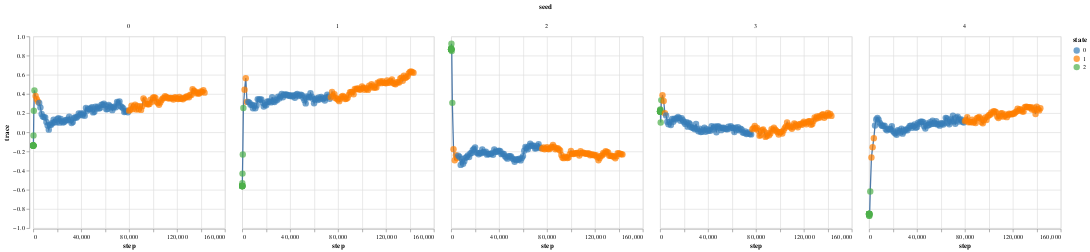

The notebook cell saved with this chart:
### Code cell
# Visualizing a random metric used for training the HMM.
training_map.show_training_states("trace")

### Figure 1 — Vega-Lite specification as saved in the notebook (floating-point values rounded to 4 significant figures; data arrays with more than 128 entries replaced by an {"elided": "..."} marker saying what was removed)
{"config": {"view": {"continuousWidth": 300, "continuousHeight": 300}}, "data": {"name": "data-9fb2d6747db32fdba8328ffbd783c18e"}, "facet": {"column": {"field": "seed", "type": "quantitative"}}, "spec": {"layer": [{"mark": {"type": "line"}, "encoding": {"x": {"axis": {"title": "step"}, "field": "step", "scale": {"type": "linear"}, "type": "quantitative"}, "y": {"axis": {"title": "trace"}, "field": "score", "scale": {"zero": false}, "type": "quantitative"}}}, {"mark": {"type": "circle", "size": 100}, "encoding": {"color": {"field": "state", "scale": {"range": ["#377eb8", "#ff7f00", "#4daf4a", "#f781bf", "#a65628", "#984ea3", "#999999", "#e41a1c", "#dede00"]}, "type": "nominal"}, "x": {"axis": {"title": "step"}, "field": "step", "scale": {"type": "linear"}, "type": "quantitative"}, "y": {"field": "score", "scale": {"zero": false}, "type": "quantitative"}}}]}, "$schema": "https://vega.github.io/schema/vega-lite/v5.15.1.json", "datasets": {"data-9fb2d6747db32fdba8328ffbd783c18e": {"elided": "770 records"}}}
